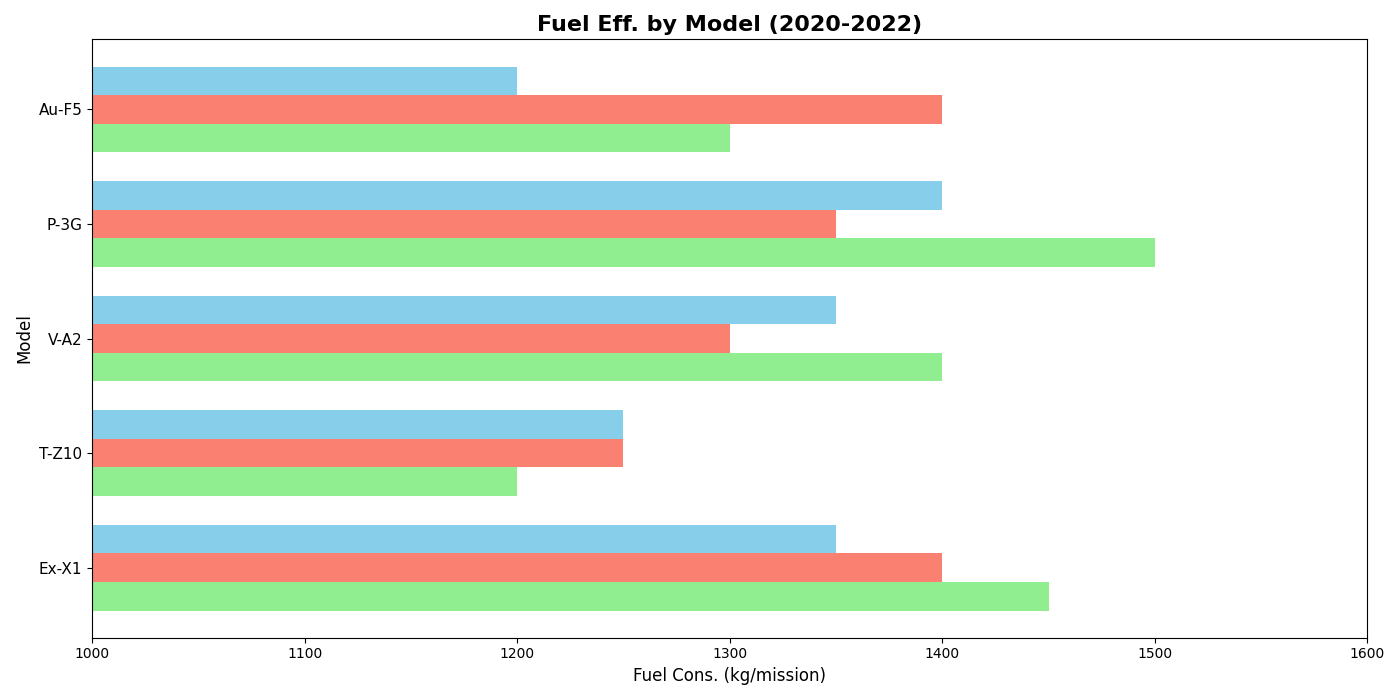

The Python source for this figure:
import matplotlib.pyplot as plt
import numpy as np

models = ['Ex-X1', 'T-Z10', 'V-A2', 'P-3G', 'Au-F5']
fuel_2020 = [1450, 1200, 1400, 1500, 1300]
fuel_2021 = [1400, 1250, 1300, 1350, 1400]
fuel_2022 = [1350, 1250, 1350, 1400, 1200]

fig, ax1 = plt.subplots(figsize=(14, 7))

bar_height = 0.25
y = np.arange(len(models))

# Shuffle the colors
ax1.barh(y - bar_height, fuel_2020, bar_height, color='lightgreen')
ax1.barh(y, fuel_2021, bar_height, color='salmon')
ax1.barh(y + bar_height, fuel_2022, bar_height, color='skyblue')

ax1.set_title('Fuel Eff. by Model (2020-2022)', fontsize=16, fontweight='bold')
ax1.set_ylabel('Model', fontsize=12)
ax1.set_xlabel('Fuel Cons. (kg/mission)', fontsize=12)
ax1.set_yticks(y)
ax1.set_yticklabels(models, fontsize=11)
ax1.set_xlim(1000, 1600)

plt.tight_layout()
plt.show()
